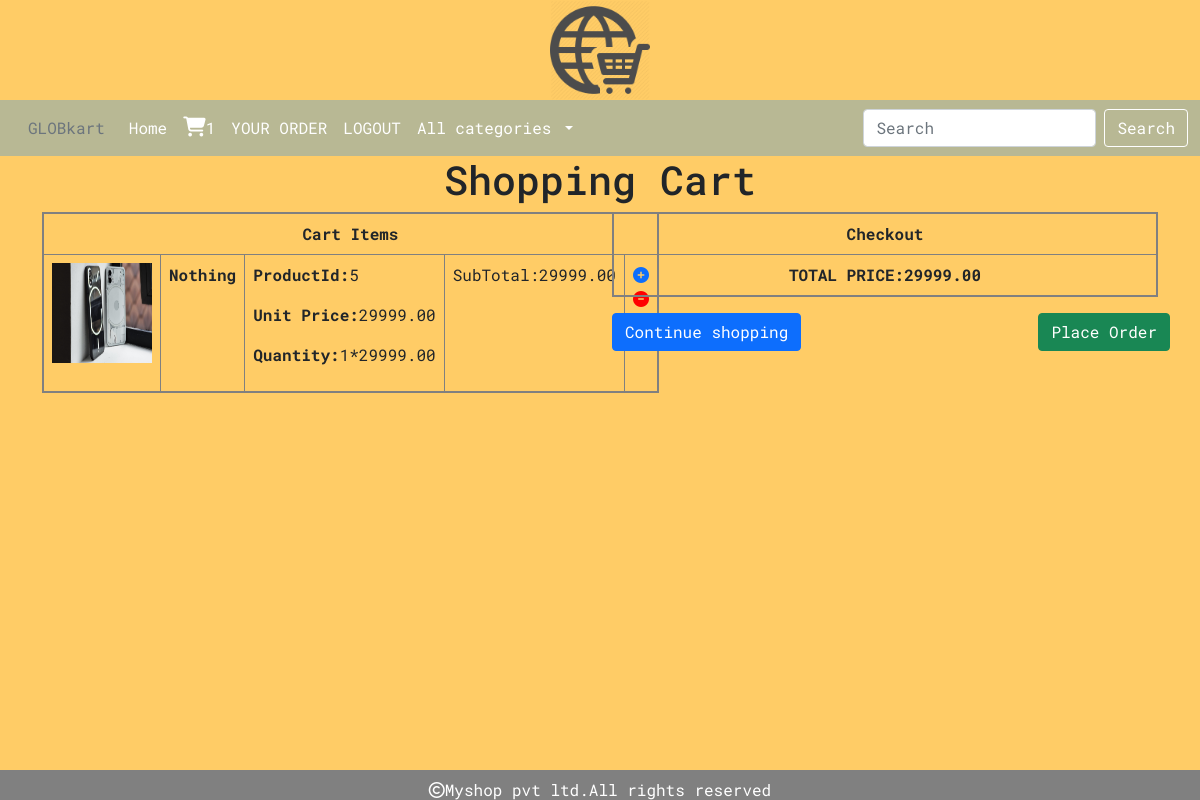
/cart/cartview/ (signed in), run on the app's committed database.
### cart/models.py (models this page shows, shortened)
class Cart(models.Model):
    user=models.ForeignKey(User,on_delete=models.CASCADE)
    products= models.ForeignKey(Product,on_delete=models.CASCADE)
    quantity=models.IntegerField(default=1)
    date_added=models.DateField(auto_now_add=True)
    active=models.BooleanField(default=True)
    def subtotal(self):
        return self.quantity*self.products.price

### shop/models.py (models this page shows)
class Product(models.Model):
    name = models.CharField(max_length=200, unique=True)
    slug = models.SlugField(max_length=250, unique=True)
    description = models.TextField(blank=True)
    price=models.DecimalField(max_digits=10,decimal_places=2)
    category=models.ForeignKey(Category,on_delete=models.CASCADE)
    image=models.ImageField(upload_to='image/products',null=True,blank=True)
    stock=models.IntegerField()
    available=models.BooleanField(default=True)
    created=models.DateTimeField(auto_now_add=True)
    updated=models.DateTimeField(auto_now=True)

### cart/views.py (the view)
# urls.py: path('cartview/', views.cartview, name='cartview'),
@login_required
def cartview(request):
    total=0
    user=request.user
    try:
        cart=Cart.objects.filter(user=user)
        for i in cart:
            total=i.quantity*i.products.price
    except Cart.DoesNotExist:
        pass
    return render(request,'cart.html',{'cart':cart,'total':total})

### cart/context_processors.py (called while the page is built)
def counter(request):
    item_count=0
    if request.user.is_authenticated:
       user=request.user
       try:
           cart=Cart.objects.filter(user=user)
           for i in cart:
               item_count+=i.quantity
       except:
           item_count=0
    return{'item_count':item_count}

### shop/context_processors.py (called while the page is built)
def menu_links(request):
    links=Category.objects.all()
    return {'links':links}

### template/cart.html (shortened to what this page needs)
{% extends 'base.html' %}
{% load static %}
{% block content %}
<div class="container" style="margin-bottom:100px;">
    {% if not cart %}
    <div>
        <h1 class="text-center">Cart is empty</h1>
        <center><i class="fa-solid fa-cart-arrow-down fa-beat fa-xl"></i></center>
        <strong><a href="{% url 'shop:allprodcat' %}" class="btn btn-secondary">Continue Shopping</a></strong>
    </div>
    {% else %}
    <div class="row">
        <h1 class="text-center">Shopping Cart</h1>
        <div class="col-sm-6">
            <table class="table table-bordered" style="border:2px solid gray;">
                <tr>
                    <th colspan="5" class="text-center">Cart Items</th></tr>
                {% for i in cart %}
                <tr>
                    <td><img src="{{i.products.image.url}}" height="100px" width="100px"></td>
                    <td><strong>{{i.products.name}}</strong></td>
                    <td><p><strong>ProductId:</strong>{{i.products.id}}</p>
                        <p><strong>Unit Price:</strong>{{i.products.price}}</p>
                        <p><strong>Quantity:</strong>{{i.quantity}}*{{i.products.price}}</p>
                                      </td>
                    <td>SubTotal:{{i.subtotal}}</td>
                    <td>
                        {% if i.quantity < i.products.stock %}
                        <a href="{% url 'cart:add_cart' i.products.id %}"><i class="fa-solid fa-circle-plus"></i></a>
                        <a href="{% url 'cart:cart_remove' i.products.id %}"><i style="color:red" class="fa-solid fa-circle-minus"></i></a>
                        <a href="{% url 'cart:delete_cart' i.products.id %}"></a>
                        {% else %}
                        <a href="{% url 'cart:cart_remove' i.products.id %}"><i class="fa-solid fa-circle-minus"></i></a>
                        <a href="{% url 'cart:delete_cart' i.products.id %}"><i class="fa-solid fa-trash"></i></a>
                        {% endif %}
                    </td>
            </tr>{% endfor %}</table></div>
        <div style="position:relative;" class="col-sm-6 col-lg-6 col=-xs-6 col col-md-6"><table class="table table-bordered" style="border:2px solid gray;">
            <th colspan="3" class="text-center">Checkout</th>
          <tr>  <th class="text-center">TOTAL PRICE:{{total}}</th>
            </tr>
        </table>
        <a href="{% url 'shop:allprodcat' %}" class="btn btn-primary">Continue shopping</a>
            <a href="{% url 'cart:orderform' %}" style="position:absolute;right:0;" class="btn btn-success">Place Order</a></div>
    </div>
    {% endif %}
{% endblock %}

### static/css/custom.css (style rules this page uses)
body { background-color: rgb(255, 204, 102); font-family: 'Roboto Mono', monospace; }

### data on the page
Cart: products.image (picture), products.name "Nothing", products.id "5", products.price "29999.00", quantity "1", subtotal "29999.00"

### other printed values
{{ item_count }} "1"
{{ total }} "29999.00"
